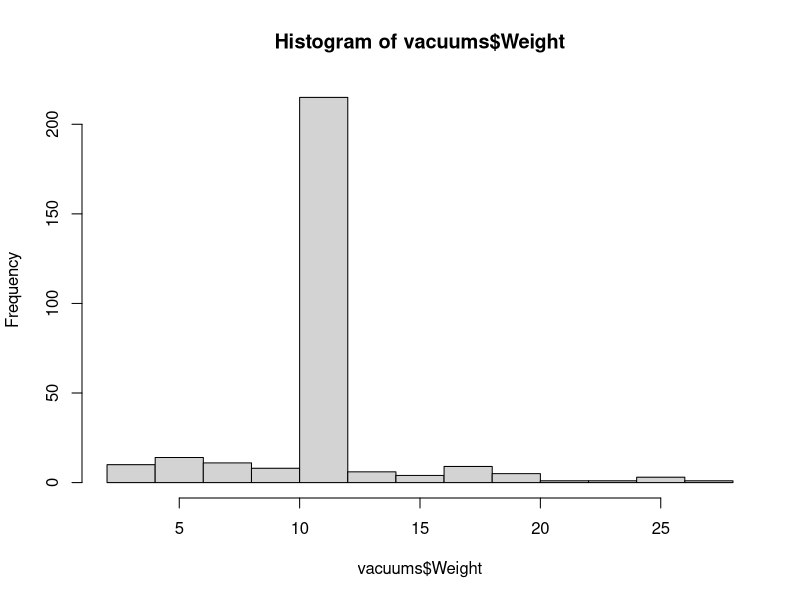

The R script that drew this image:
vacuums<- read.csv("./vacuums.csv")
View(vacuums)

#Processing weight
vacuums$Weight <- as.character(vacuums$Weight)
vacuums$Weight <- gsub(" pounds", "", vacuums$Weight)
vacuums$Weight <- gsub("-1", NA, vacuums$Weight)
vacuums$Weight <- as.numeric(vacuums$Weight)
mean_weight <- mean(vacuums$Weight, na.rm = TRUE)
vacuums$Weight[is.na(vacuums$Weight)] <- mean_weight
hist(vacuums$Weight)
summary(vacuums$Weight)
#vacuums$Weight
#class(vacuums$Weight)